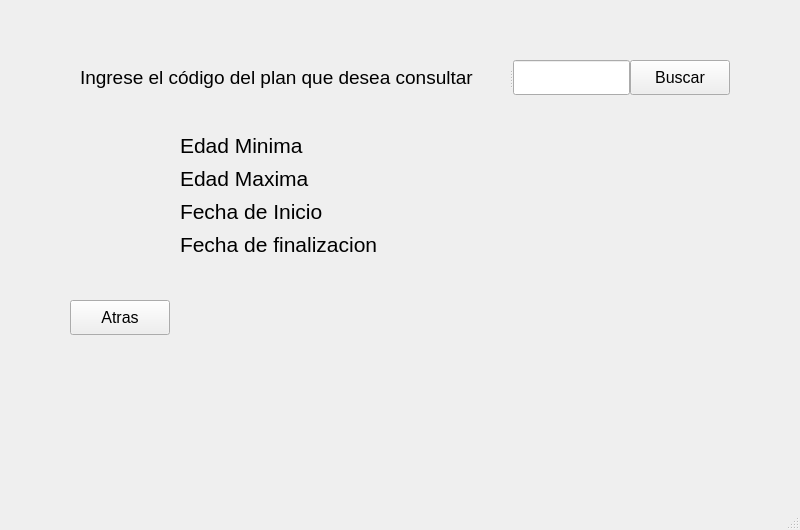
<?xml version="1.0" encoding="UTF-8"?>
<ui version="4.0">
 <class>MainWindow</class>
 <widget class="QMainWindow" name="MainWindow">
  <property name="geometry">
   <rect>
    <x>0</x>
    <y>0</y>
    <width>800</width>
    <height>530</height>
   </rect>
  </property>
  <property name="windowTitle">
   <string>MainWindow</string>
  </property>
  <widget class="QWidget" name="centralwidget">
   <widget class="QSplitter" name="splitter_4">
    <property name="geometry">
     <rect>
      <x>80</x>
      <y>60</y>
      <width>550</width>
      <height>35</height>
     </rect>
    </property>
    <property name="orientation">
     <enum>Qt::Horizontal</enum>
    </property>
    <widget class="QLabel" name="label_24">
     <property name="font">
      <font>
       <pointsize>14</pointsize>
      </font>
     </property>
     <property name="text">
      <string>Ingrese el código del plan que desea consultar</string>
     </property>
    </widget>
    <widget class="QLineEdit" name="idPlan">
     <property name="enabled">
      <bool>true</bool>
     </property>
     <property name="frame">
      <bool>true</bool>
     </property>
    </widget>
   </widget>
   <widget class="QLabel" name="label">
    <property name="geometry">
     <rect>
      <x>150</x>
      <y>60</y>
      <width>47</width>
      <height>13</height>
     </rect>
    </property>
    <property name="text">
     <string/>
    </property>
   </widget>
   <widget class="QPushButton" name="btnBuscar">
    <property name="enabled">
     <bool>true</bool>
    </property>
    <property name="geometry">
     <rect>
      <x>630</x>
      <y>60</y>
      <width>100</width>
      <height>35</height>
     </rect>
    </property>
    <property name="font">
     <font>
      <pointsize>12</pointsize>
     </font>
    </property>
    <property name="text">
     <string>Buscar</string>
    </property>
   </widget>
   <widget class="QWidget" name="formLayoutWidget">
    <property name="geometry">
     <rect>
      <x>180</x>
      <y>130</y>
      <width>432</width>
      <height>131</height>
     </rect>
    </property>
    <layout class="QFormLayout" name="formLayout">
     <property name="horizontalSpacing">
      <number>25</number>
     </property>
     <property name="verticalSpacing">
      <number>3</number>
     </property>
     <item row="0" column="0">
      <widget class="QLabel" name="label_35">
       <property name="font">
        <font>
         <pointsize>16</pointsize>
        </font>
       </property>
       <property name="text">
        <string>Edad Minima</string>
       </property>
      </widget>
     </item>
     <item row="1" column="0">
      <widget class="QLabel" name="label_36">
       <property name="font">
        <font>
         <pointsize>16</pointsize>
        </font>
       </property>
       <property name="text">
        <string>Edad Maxima</string>
       </property>
      </widget>
     </item>
     <item row="2" column="0">
      <widget class="QLabel" name="label_37">
       <property name="font">
        <font>
         <pointsize>16</pointsize>
        </font>
       </property>
       <property name="text">
        <string>Fecha de Inicio</string>
       </property>
      </widget>
     </item>
     <item row="3" column="0">
      <widget class="QLabel" name="label_38">
       <property name="font">
        <font>
         <pointsize>16</pointsize>
        </font>
       </property>
       <property name="text">
        <string>Fecha de finalizacion</string>
       </property>
      </widget>
     </item>
     <item row="0" column="1">
      <widget class="QLabel" name="edadMinima">
       <property name="minimumSize">
        <size>
         <width>200</width>
         <height>30</height>
        </size>
       </property>
       <property name="font">
        <font>
         <pointsize>16</pointsize>
        </font>
       </property>
       <property name="text">
        <string/>
       </property>
      </widget>
     </item>
     <item row="1" column="1">
      <widget class="QLabel" name="edadMaxima">
       <property name="minimumSize">
        <size>
         <width>200</width>
         <height>30</height>
        </size>
       </property>
       <property name="font">
        <font>
         <pointsize>16</pointsize>
        </font>
       </property>
       <property name="text">
        <string/>
       </property>
      </widget>
     </item>
     <item row="2" column="1">
      <widget class="QLabel" name="fechaInicio">
       <property name="minimumSize">
        <size>
         <width>200</width>
         <height>30</height>
        </size>
       </property>
       <property name="font">
        <font>
         <pointsize>16</pointsize>
        </font>
       </property>
       <property name="text">
        <string/>
       </property>
      </widget>
     </item>
     <item row="3" column="1">
      <widget class="QLabel" name="fechaFinal">
       <property name="minimumSize">
        <size>
         <width>200</width>
         <height>30</height>
        </size>
       </property>
       <property name="font">
        <font>
         <pointsize>16</pointsize>
        </font>
       </property>
       <property name="text">
        <string/>
       </property>
      </widget>
     </item>
    </layout>
   </widget>
   <widget class="QPushButton" name="buttonAtras">
    <property name="geometry">
     <rect>
      <x>70</x>
      <y>300</y>
      <width>100</width>
      <height>35</height>
     </rect>
    </property>
    <property name="font">
     <font>
      <pointsize>12</pointsize>
     </font>
    </property>
    <property name="text">
     <string>Atras</string>
    </property>
   </widget>
   <widget class="QLabel" name="mensaje">
    <property name="geometry">
     <rect>
      <x>190</x>
      <y>300</y>
      <width>550</width>
      <height>35</height>
     </rect>
    </property>
    <property name="font">
     <font>
      <pointsize>12</pointsize>
     </font>
    </property>
    <property name="text">
     <string>&lt;html&gt;&lt;head/&gt;&lt;body&gt;&lt;p align=&quot;center&quot;&gt;&lt;span style=&quot; color:#aa0000;&quot;&gt;&lt;br/&gt;&lt;/span&gt;&lt;/p&gt;&lt;/body&gt;&lt;/html&gt;</string>
    </property>
   </widget>
  </widget>
  <widget class="QStatusBar" name="statusbar"/>
 </widget>
 <resources/>
 <connections/>
</ui>
